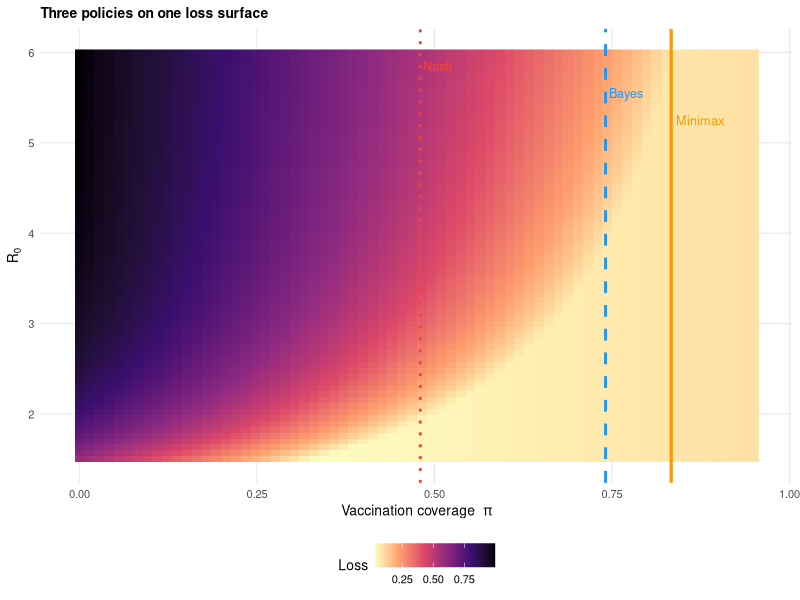
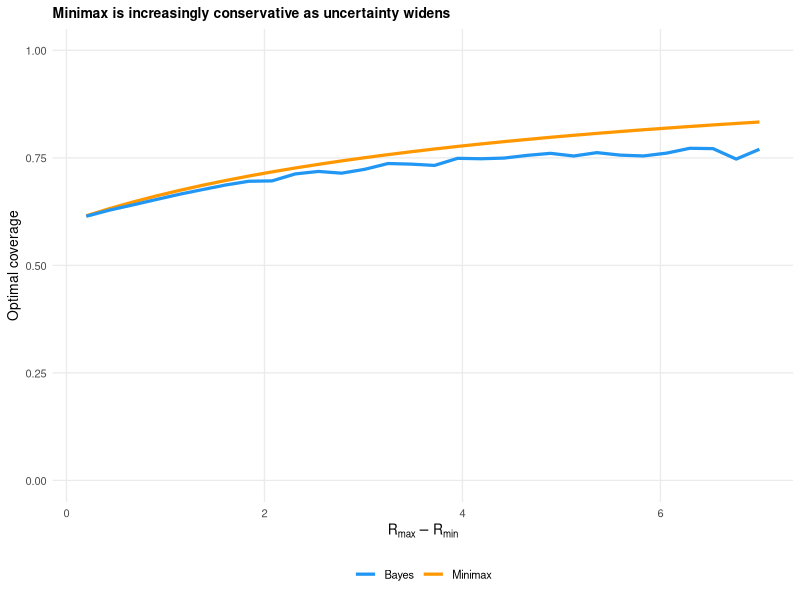

Source code (R) for these figures, in order:
## ---- chunk 1
#| label: setup
library(dplyr)
library(tidyr)
library(ggplot2)
library(patchwork)
library(truncnorm)

theme_set(
    theme_minimal(base_size = 10) +
        theme(
            panel.grid.minor = element_blank(),
            plot.title       = element_text(face = "bold", size = 10),
            legend.position  = "bottom"
        )
)

C_NASH <- "#F44336" # red
C_SOCIAL <- "#2196F3" # blue
C_CRIT <- "#4CAF50" # green
C_MINIMAX <- "#FF9800" # orange
C_GAP <- "#9C27B0" # purple
## ---- chunk 2
#| label: core-functions
# Attack rate from the SIR final-size relation (perfect pre-vaccination)
attack_rate <- function(pi, R0) {
    Reff <- R0 * (1 - pi)
    if (Reff <= 1) {
        return(0)
    }
    w <- uniroot(
        \(w) w - (1 - exp(-Reff * w)),
        interval = c(1e-8, 1 - 1e-8)
    )$root
    (1 - pi) * w
}

# Planner's per-capita loss
loss <- function(pi, R0, cv = 0.10, ci = 1.0) {
    cv * pi + ci * attack_rate(pi, R0)
}

# Worst-case loss over R0 in [R_lo, R_hi]
worst_case <- function(pi, R_lo, R_hi, cv, ci) {
    R_grid <- seq(R_lo, R_hi, length.out = 60)
    max(sapply(R_grid, \(R0) loss(pi, R0, cv, ci)))
}

# Minimax coverage: minimises the worst-case loss
minimax_pi <- function(R_lo, R_hi, cv = 0.10, ci = 1.0) {
    optimize(\(pi) worst_case(pi, R_lo, R_hi, cv, ci),
        interval = c(0, 1)
    )$minimum
}

# Bayes coverage: minimises expected loss under a truncated-normal prior
bayes_pi <- function(R0_mean, R0_sd, R_lo = 1.1, R_hi = 20,
                     cv = 0.10, ci = 1.0, n = 500) {
    R0_samples <- rtruncnorm(n,
        a = R_lo, b = R_hi,
        mean = R0_mean, sd = R0_sd
    )
    optimize(
        \(pi) mean(sapply(R0_samples, \(R0) loss(pi, R0, cv, ci))),
        interval = c(0, 1)
    )$minimum
}

# Nash coverage from Part 1 (linear pi_inf)
nash_coverage <- function(R0, q, r) {
    pi_c <- 1 - 1 / R0
    if (r >= q) {
        return(0)
    }
    uniroot(
        \(pi) q * pmax(0, 1 - pi / pi_c) - r,
        interval = c(0, pi_c)
    )$root
}
## ---- chunk 3
#| label: three-strategies
R_lo <- 1.5
R_hi <- 6
cv <- 0.10
ci <- 1.0

pi_mm <- minimax_pi(R_lo, R_hi, cv, ci)
pi_B <- bayes_pi(
    R0_mean = 2.5, R0_sd = 0.8,
    R_lo = R_lo, R_hi = R_hi, cv = cv, ci = ci
)
pi_N <- nash_coverage(R0 = 2.5, q = 0.5, r = 0.10)

tibble(
    strategy = c(
        "Nash equilibrium (pi*, from Part 1)",
        "Bayes-optimal (pi_B)",
        "Minimax (pi_mm)",
        "Herd-immunity threshold at R_max"
    ),
    value = c(pi_N, pi_B, pi_mm, 1 - 1 / R_hi)
) |>
    mutate(value = sprintf("%.3f", value)) |>
    knitr::kable()
## ---- chunk 4
#| label: loss-surface
#| fig-cap: "Planner's loss as a function of coverage $\\pi$ and $R_0$, with three candidate policies overlaid. The minimax policy is pinned to the worst-case $R_0 = 6$; the Bayes policy responds to the full prior; the Nash coverage ignores the externality entirely."
#| fig-width: 6.5
#| fig-height: 4.2
grid <- expand_grid(
    pi = seq(0, 0.95, length.out = 70),
    R0 = seq(R_lo, R_hi, length.out = 70)
) |>
    rowwise() |>
    mutate(L = loss(pi, R0, cv, ci)) |>
    ungroup()

ggplot(grid, aes(x = pi, y = R0, fill = L)) +
    geom_raster() +
    scale_fill_viridis_c(option = "magma", direction = -1, name = "Loss") +
    geom_vline(xintercept = pi_N, colour = C_NASH, linewidth = 1.0, linetype = "dotted") +
    geom_vline(xintercept = pi_B, colour = C_SOCIAL, linewidth = 1.0, linetype = "dashed") +
    geom_vline(xintercept = pi_mm, colour = C_MINIMAX, linewidth = 1.1) +
    annotate("text", x = pi_N, y = R_hi - 0.15, label = "Nash", hjust = -0.1, colour = C_NASH, size = 3.2) +
    annotate("text", x = pi_B, y = R_hi - 0.45, label = "Bayes", hjust = -0.1, colour = C_SOCIAL, size = 3.2) +
    annotate("text", x = pi_mm, y = R_hi - 0.75, label = "Minimax", hjust = -0.1, colour = C_MINIMAX, size = 3.2) +
    labs(
        x = expression("Vaccination coverage  " * pi),
        y = expression(R[0]),
        title = "Three policies on one loss surface"
    )
## ---- chunk 5
#| label: uncertainty-width
#| fig-cap: "Optimal coverage as a function of the width of the uncertainty set, centred on $R_0 = 2.5$. The minimax policy scales with the upper bound of the set; the Bayes policy is largely driven by the mean."
#| fig-width: 6.5
#| fig-height: 4
R0_centre <- 2.5
widths <- seq(0.2, 7, length.out = 30)

sweep <- tibble(
    width = widths,
    R_lo  = pmax(1.1, R0_centre - widths / 2),
    R_hi  = R0_centre + widths / 2
) |>
    rowwise() |>
    mutate(
        pi_minimax = minimax_pi(R_lo, R_hi, cv, ci),
        pi_bayes = bayes_pi(
            R0_centre, pmax(widths / 4, 0.05),
            R_lo, R_hi, cv, ci
        )
    ) |>
    ungroup()

ggplot(sweep, aes(x = width)) +
    geom_line(aes(y = pi_minimax, colour = "Minimax"), linewidth = 1.1) +
    geom_line(aes(y = pi_bayes, colour = "Bayes"), linewidth = 1.1) +
    scale_colour_manual(
        values = c(Minimax = C_MINIMAX, Bayes = C_SOCIAL),
        name = NULL
    ) +
    labs(
        x = expression(R[max] - R[min]),
        y = "Optimal coverage",
        title = "Minimax is increasingly conservative as uncertainty widens"
    ) +
    coord_cartesian(ylim = c(0, 1))
## ---- chunk 6
#| label: session-info
#| echo: false
cat(sprintf("R          %s\n", paste(R.version$major, R.version$minor, sep = ".")))
for (pkg in c("ggplot2", "dplyr", "tidyr", "patchwork", "truncnorm")) {
    cat(sprintf("%-10s %s\n", pkg, as.character(packageVersion(pkg))))
}
